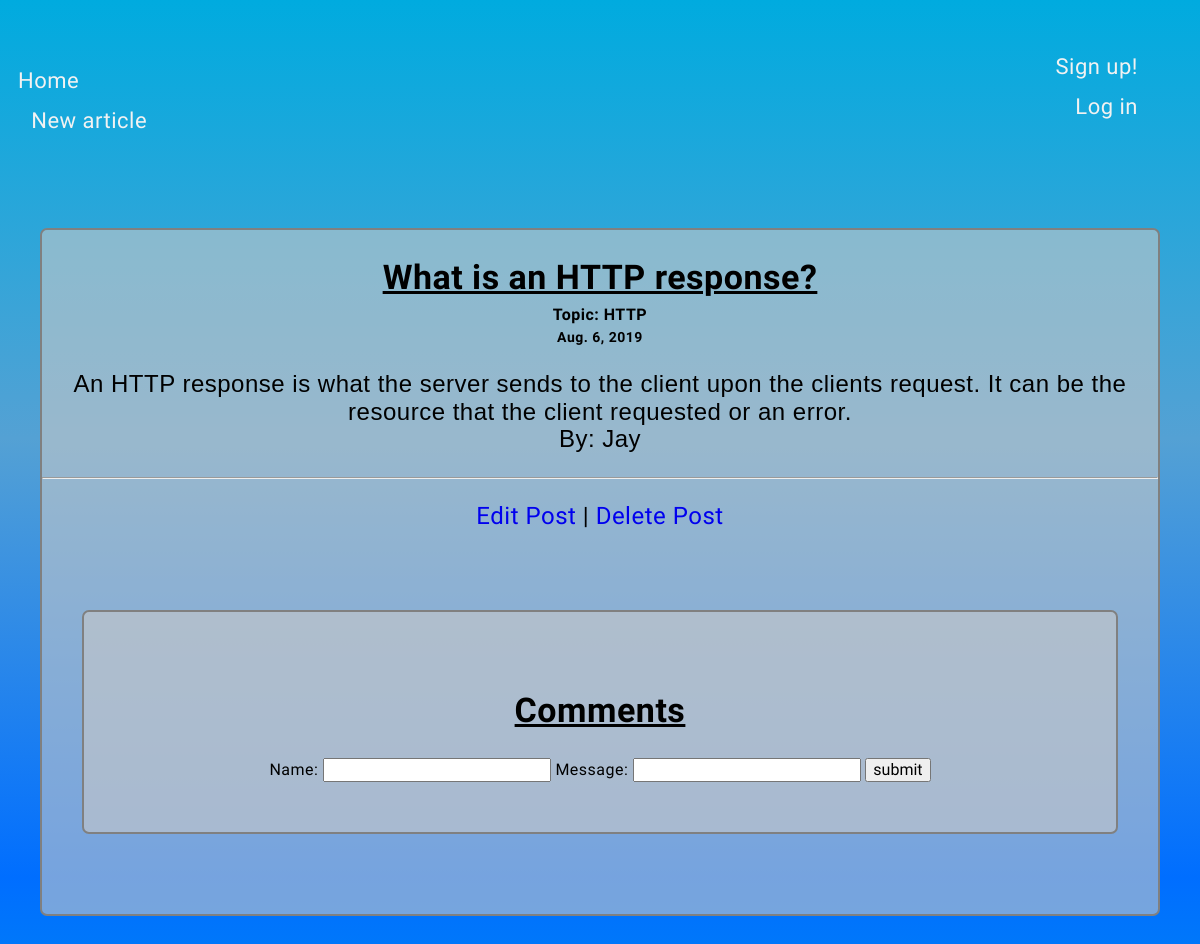
Page /home/5 on the committed database.
### blog_app/models.py (models this page shows, shortened)
class Article(models.Model):
    title = models.CharField(max_length=255, null=False)
    body = models.TextField()
    draft = models.BooleanField(default=True)
    published_date = models.DateField()
    author = models.CharField(max_length=255, null=False)

class Topic(models.Model):
    name_of_topic = models.CharField(max_length=255, null=True)
    article = models.ManyToManyField('Article', related_name="article_topics")
    def __str__(self):
        return f'{self.name_of_topic}'

### blog_app/views.py (the view)
# urls.py: path('home/<int:id>', post_show, name='post_details'),
def post_show(request, id):
    article = Article.objects.get(pk=id)
    form = CommentForm()
    context = {
        'article': article,
        'comments': Comment.objects.filter(article=article),
        'form': form,
        'topics': Topic.objects.all()
    }
    return render(request, 'post.html', context)

### blog_app/models.py
class CommentForm(ModelForm):
    class Meta:
        model = Comment
        fields = ['name', 'message']

### blog_app/templates/post.html (shortened to what this page needs)
{% extends 'base.html' %}
{% block content %}
<div class='post-container'>
    <div class="post">
        <h2>{{article.title}}</h2>
           {% for top in topics %}
                        {% if top.id == article.id %}
                            <h6>Topic: {{top}}</h6>
                        {% endif %}
                    {% endfor %}
        <h6 class="date" >{{article.published_date}}</h6>
        <p>{{article.body}}
            <span class='author'> By: {{article.author}}</span>
            <hr >
        </p>
    <div class='edit-post-button'>
        <a href="{% url 'edit_article' article.id %}">Edit Post</a> |
        <a class='delete-post-button' href="{% url 'delete_article' article.id %}">Delete Post</a>
    </div>
    <div class="comment-container">
        <h2> Comments </h2>
        <form class='comment-form' action="{% url 'create_comment' %}" method="post">
                <div class='form-name' >
                    <label for='form-name' name='form-name' > Name: </label>
                        {{form.name}}
                    <label for='form-message' name='form-message'  > Message: </label>
                        {{form.message}}
                    <input class="form-submit" type="submit" name="submit" value="submit" >
                </div>
        </form>
    </div>
</div>
{% endblock %}

### blog_app/static/style.css (style rules this page uses)
body { background: linear-gradient(0deg, rgb(0, 171, 223), rgb(0, 110, 255), rgb(84, 161, 212), rgb(0, 171, 223)); color: white; background-repeat: repeat; background-size: cover; font-family: 'Oleo Script Swash Caps', cursive; letter-spacing: 0.5px; }
p, h3, h2 { text-align: center; }
h2 { font-size: 34px; text-decoration: underline; }
p { padding: 0 20px; font-size: 24px; font-family: Helvetica, sans-serif; }
.author { display: block; text-align: center; }
.post { background: rgba(201, 201, 201, 0.589); border: 2px solid gray; border-radius: 7px; margin-top: 20px; color: black; margin-left: 40px; margin-right: 40px; }
.post a { text-decoration: none; }
.post-container { margin-top: -40px; padding-bottom: 400px; }
.edit-post-button { display: block; text-align: center; width: 100%; font-size: 24px; }
.comment-form { display: block; text-align: center; width: 100%; }
.date { font-size: 14px; text-align: center; margin-top: -20px; }
h6 { margin-top: -20px; text-align: center; font-size: 16px; margin-bottom: 25px; }
.comment-container { background: rgba(201, 201, 201, 0.589); border: 2px solid gray; border-radius: 7px; padding: 50px 0; margin: 80px 40px; color: black; }

### rows in the picture
Article: title "What is an HTTP response?", published_date "Aug. 6, 2019", body "An HTTP response is what the server sends to the client upon the clients request. It can be the resource that the client requested or an error.", author "Jay"
Topic: name_of_topic "HTTP"
